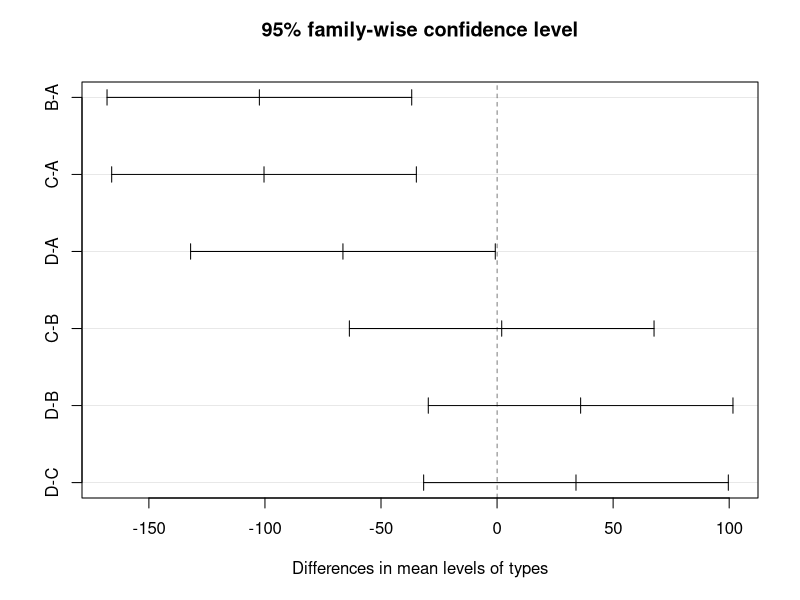

This chart was generated by the following R code:
# Kolokwium 2022-2023:

can_reject <- function(pvalue, alpha) {
  if(pvalue <= alpha) {
    message("Odrzucamy H0, ponieważ ", pvalue, " ≤ ", alpha)
  } else {
    message("Nie ma podstaw do odrzucenia H0, ponieważ ", 
            pvalue, " > ", alpha)
  }
}

# zadanie 1 ---------------------------------------------------------------

set.seed(111)

lambda <- 0.25
N <- 27
X <- rexp(N, lambda)

# a)

library(MASS)
(fit <- fitdistr(X, "exponential"))

# b)

(pexp(7, fit$estimate, lower.tail = FALSE))


# zadanie 2 ---------------------------------------------------------------

# Niech X będzie zmienną losową o rozkładzie dwupunktowym.
# X = 1 oznacza, że losowo wybrany kibic wytypował Polaków.
# X = 0 oznacza, że losowo wybrany kibic wytypował inną drużynę.

x <- 97
n <- 250
alpha <- 0.01

# Sprawdzamy, czy możemy skorzystać z prop.test():

(all(c(x, n - x) > 5))

# Wyznaczamy przedział ufności:

(test_result <- prop.test(x, n, conf.level = 1 - alpha))
(conf_interval <- test_result$conf.int)

# zadanie 3 ---------------------------------------------------------------

library(lattice)
data("barley")

# Niech X będzie zmienną losową reprezentującą wysokość plonów na farmie Waseca.
# X ma rozkład normalny o nieznanych parametrach.

# Przyjęty model statystyczny to Model II z karty wzorów.

X <- barley$yield[barley$site == "Waseca"]
alpha <- 0.05
mu <- 50

# H0: μ = 50
# H1: μ < 50

# Stosujemy test t-studenta:

(test_result <- t.test(X,
                       mu = mu,
                       alternative = "less",
                       conf.level = 1 - alpha))
pvalue = (test_result$p.value)
can_reject(pvalue, alpha)

# Wartość statystyki testowej: t = -0.89388
# Wartość p-value: p-value = 0.1913
# Postać zbioru krytycznego: -Inf 51.76758

# Nie ma podstaw do odrzucenia H0, ponieważ 0.1913 > 0.05.
# Zatem stwierdzamy, że średni plon nie musi być mniejszy niż 50 jednostek.

# zadanie 4 ---------------------------------------------------------------

library(MASS)
data("cats")

# Niech X, Y będą zmiennymi losowymi reprezentującymi masę w kg odpowiednio 
# kocurów i kotek z rozważanego zbioru.
# X i Y mają rozkład normalny o nieznanych parametrach.
# Próby losowe z populacji są niezależne.

# Zastosowany model statystyczny to Model I z karty wzorów.

X <- cats$Bwt[cats$Sex == "M"]
Y <- cats$Bwt[cats$Sex == "F"]

# H0: σX^2 = σY^2
# H1: σX^2 != σY^2

alpha <- 0.05
(test_result <- var.test(X, Y, alternative = "two.sided"))

# Wartość statystyki testowej: F = 2.9112
# Wartość p-value: p-value = 0.0001157

pvalue <- test_result$p.value
can_reject(pvalue, alpha)

# Odrzucamy H0, ponieważ 0.0001157 ≤ 0.05.
# Możemy zatem stwierdzić, że wariancje te są istotnie różne.


# zadanie 5 ---------------------------------------------------------------

n <- 30
x <- c(-0.89, -0.13, -0.05, 1.18, 0.25)
alpha <- 0.05

# H0: badana próba losowa pochodzi z rozkładu t-Studenta o n = 30 
#     stopniach swobody.
# H1: ~H0

# Do rozwiązania zadania wykorzystujemy test Kołmogrowa-Smirnowa

(test_result <- ks.test(x, y = "pt", df = n))

# Wartość statystyki testowej: D = 0.24872
# Wartość p-value: p-value = 0.8485

pvalue <- test_result$p.value
can_reject(pvalue, alpha)

# Nie ma podstaw do odrzucenia H0, ponieważ 0.84855 > 0.05.
# Zatem stwierdzamy, że próba losowa może pochodzić z rozważanego rozkładu.

# zadanie 6 ---------------------------------------------------------------

# H0: μA = μB = μC = μD
# H1: ~H0, czyli występują istotne różnice w czasie działania baterii.

# Zmienna objaśniana to: czas działania baterii w godzinach.
# Zmienna objaśniająca to: typ baterii 
#                          (czynnik występuje na 4 poziomach: A, B, C i D).

times <- c(163, 205, 197, 286, 172,
           87, 106, 101, 94, 123,
           82, 153, 87, 103, 96,
           104, 136, 98, 207, 146)
types <- as.factor(rep(c("A", "B", "C", "D"), rep(5, 4)))
alpha <- 0.05

# Sprawdzamy założenia dla każdego poziomu czynnika:

# 1) Normalność rozkładu dla każdego poziomu czynnika:

simplify2array(tapply(
  times, 
  types, 
  function(x) { shapiro.test(x)[1:2] }))

# A         B         C          D        
# statistic 0.849288  0.9634323 0.8046868  0.8991561
# p.value   0.1922786 0.8316584 0.08843554 0.4052386

# Wszystkie p-value są >= alpha, zatem możemy założyć normalność rozkładów.

# 2) Przybliżona równość wariancji:

# H0: wariancje dla wszystkich typów baterii są równe.
# H1: ~H0

# Wykorzystujemy test Levene'a (ponieważ n < 10, więc nie są spełnione założenia
# dla testu Barletta):

if (!require("car", quietly = TRUE)) {
  install.packages("car")
}
library("car", character.only = TRUE)

(test_result <- leveneTest(times, types, center = mean))

# Levene's Test for Homogeneity of Variance (center = mean)
#       Df F value Pr(>F)
# group  3  1.0467 0.3989
#      16

# Wartość statystyki testowej: F value = 1.0467
# Wartość p-value: p-value = 0.3989

# Nie ma podstaw do odrzucenia H0, zatem możemy założyć równość wariancji.

# Przechodzimy do ANOVA-y:

# Wykorzystujemy funkcje lm() oraz summary():

model <- lm(times ~ types)
summary(model)

# Wartość statystyki F wynosi 8.689, a p-value wynosi 0.001189. 
# Ponieważ p-value jest znacznie mniejsze niż 0.05, możemy odrzucić hipotezę 
# zerową, że średnie czasów działania baterii są równe we wszystkich grupach. 
# Oznacza to, że typ baterii ma istotny wpływ na czas działania.

# Przechodzimy do testu porównań wielokrotnych:

# Wykorzystujemy procedurę Turkey'a, ponieważ próby mają taką samą liczność:

(tukey <- TukeyHSD(aov(model)))
plot(tukey)

#       diff     p adj
# B-A -102.4 0.0019956
# C-A -100.4 0.0023809
# D-A  -66.4 0.0468712
# C-B    2.0 0.9997518
# D-B   36.0 0.4224166
# D-C   34.0 0.4702214

# Dla par: B-A, C-A oraz A-D występuje istotna różnica w czasie działania 
# baterii, ponieważ p-value < alpha. 
# Wartości w kolumnie diff wskazują, że baterie typu A mają istotnie dłuższą
# średnią żywotność w porónaniu do pozostałych typów (B, C i D).
# Nie ma statystycznie istotnych różnic między czasem działania baterii 
# typu B i C, B i D oraz C i D.